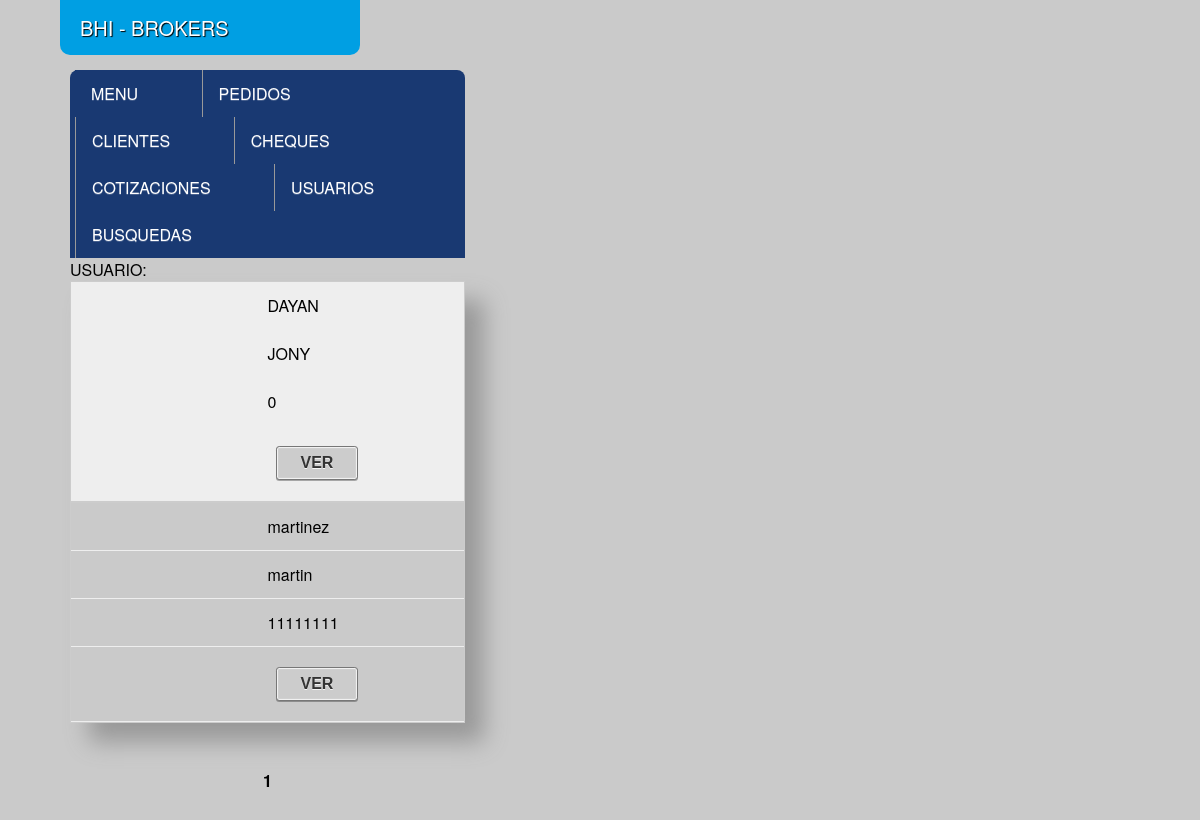
The app's page /cliente.php with its own data.
### tables this page shows
CREATE TABLE IF NOT EXISTS `clientes` (
  `cod_cli` int(11) NOT NULL AUTO_INCREMENT,
  `ape_cli` char(40) NOT NULL,
  `nom_cli` char(40) NOT NULL,
  `dni` int(8) NOT NULL,
  `cuil` int(11) NOT NULL,
  `dir_per` char(80) NOT NULL,
  `tel_per` int(20) NOT NULL,
  `tel_movil` int(24) NOT NULL,
  `cp_per` char(40) NOT NULL,
  `cuil_empre` int(11) NOT NULL,
  `dir_empre` char(150) NOT NULL,
  `tel_empre` int(20) NOT NULL,
  `cp_empre` char(40) NOT NULL,
  `int_empre` int(8) NOT NULL,
  PRIMARY KEY (`cod_cli`)
);

### funciones.inc.php (called while the page is built, shortened)
<?php
function conecto()
{
   	$SERVER		="127.0.0.1";
	$USER 		= "root";
	$PASS 		= "m1s3r3r3";
	$DATABASE	= "bhi_db";
	if ($db = mysqli_connect($SERVER, $USER, $PASS, $DATABASE))
	{
	}else{
		echo $Xa = "Error: (" . mysql_errno() . ") " . mysql_error().")";
	}
		return $db;
}
?>

### cliente.php (the view, shortened to what this page needs)
<?php
require_once("funciones.inc.php");
 $Xnombre ="";
 $criterio = " true ";
 $TAMANO_PAGINA = 20;
 $pagina = $_GET['pagina'];
 if (!$pagina){
 	$sqla = "select count(*) as canti from clientes where ".$criterio." ";
	$ra   = mysqli_query(conecto(),$sqla);
     $arrx = mysqli_fetch_array($ra);
     $cantidad = $arrx['canti'];
     $inicio = 0;
     $pagina = 1;
     }
    else
    {
     $cantidad = $_SESSION['canti'];
     $inicio = ($pagina-1) * $TAMANO_PAGINA;
    }
  $criterio.=" order by ape_cli LIMIT ".$TAMANO_PAGINA." OFFSET  ".$inicio." ";
  $sqlc = "select * from clientes where ".$criterio." ";
  $total_paginas = ceil($cantidad/$TAMANO_PAGINA);
    $dbc  = conecto();
		$rc   = mysqli_query($dbc, $sqlc);
?>
<!DOCTYPE html>
<html>
 <head>
	<link rel="stylesheet" href="css/style.css">
    <link rel="stylesheet" type="text/css" href="css/slimmenu.css">
 </head>
<body>
	<div class="logo">BHI - BROKERS</div>
	<div id="page-wrap">
    <?php include 'menu.php'; ?>
    <form id="form1" name="form1" method="post">
	<p>USUARIO: <?php echo $Xnombre; ?></p>
    <table class="sombra">
		<tbody>
        <?php
			while ($arr = mysqli_fetch_array($rc))
			{
		 ?>
		<tr>
			<td><?php echo $ape_cli = trim($arr['ape_cli']);?></td>
			<td><?php echo $nom_cli = trim($arr['nom_cli']);?></td>
			<td><?php echo $dni = trim($arr['dni']);?></td>
            <td><?php $cod_cli = trim($arr['cod_cli']);?>
            <a href="<?php echo "nuevocliente.php?cod_cli=".$cod_cli; ?>"><input name="BTNir" type="button" class="button" id="BTNir" value=" VER "></a></td>
		</tr>
        <?php
			}
 		 ?>
		</tbody>
	</table>
    <br>
    <br>
    <div align="center">
    <?php
            for ($i=1;$i<=$total_paginas;$i++){
            	if($pagina == $i){
                	echo "<b> ".$pagina."</b>";
                }else{
                	echo " <a href=cliente.php?pagina=$i>$i</a>";
                }
            }
     ?>
     </form>
    </div>
</body>
</html>

### css/style.css (style rules this page uses)
* { margin: 0; padding: 0; }
a:link { text-decoration:none; color: red; }
body { background: #cacaca; margin: 0; padding: 20px; font-family: "HelveticaNeue-Light", "Helvetica Neue Light", "Helvetica Neue", Helvetica, Arial, "Lucida Grande", sans-serif; font-weight: 300; }
.logo { display: block; top: 0px; position: absolute; left: 5%; width:300px; font-size:20px; background: #009FE3; height: 55px; padding-left: 20px; color: #FFF; line-height: 55px; text-shadow: 1px 1px 1px rgba(0,0,0,1); box-sizing: border-box; border-radius: 0px 0px 10px 10px; -moz-border-radius: 0px 0px 10px 10px; -webkit-border-radius: 0px 0px 10px 10px; border: 0px solid #000000; }
#page-wrap { margin: 50px; }
table { width: 100%; border-collapse: collapse; }
tr:nth-of-type(odd) { background: #eee; }
td, th { padding: 12px 12px; border: 1px solid #ccc; text-align: left; }
@media only screen and (max-width: 760px),
	(min-device-width: 768px) and (max-device-width: 1024px) { table, thead, tbody, th, td, tr { display: block; } }
@media only screen and (max-width: 760px),
	(min-device-width: 768px) and (max-device-width: 1024px) { tr { border: 1px solid #ccc; } }
@media only screen and (max-width: 760px),
	(min-device-width: 768px) and (max-device-width: 1024px) { td { border: none; border-bottom: 1px solid #eee; position: relative; padding-left: 50%; } }
@media only screen and (max-width: 760px),
	(min-device-width: 768px) and (max-device-width: 1024px) { td:before { position: absolute; top: 6px; left: 6px; width: 45%; padding-right: 10px; white-space: nowrap; } }
@media only screen and (min-device-width: 768px) and (max-device-width: 1024px) { body { width: 495px; } }
.button, .bt_plus_plus { display: inline-block; white-space: nowrap; background-color: #ccc; background-image: linear-gradient(top, #eee, #ccc); filter: progid:DXImageTransform.Microsoft.gradient(startColorStr='#eeeeee', EndColorStr='#cccccc'); border: 1px solid #777; padding: 0 1.5em; margin: 0.5em; font: bold 1em/2em Arial, Helvetica; text-decoration: none; color: #333; text-shadow: 0 1px 0 rgba(255,255,255,.8); border-radius: .2em; box-shadow: 0 0 1px 1px rgba(255,255,255,.8) inset, 0 1px 0 rgba(0,0,0,.3); }
.button:before { background: #ccc; background: rgba(0,0,0,.1); float: left; width: 1em; text-align: center; font-size: 1.5em; margin: 0 1em 0 -1em; padding: 0 .2em; box-shadow: 1px 0 0 rgba(0,0,0,.5), 2px 0 0 rgba(255,255,255,.5); border-radius: .15em 0 0 .15em; pointer-events: none; }
.sombra { box-shadow: 19px 19px 22px #999; -webkit-box-shadow: 19px 19px 22px #999; -moz-box-shadow: 18px 18px 23px #999; filter: progid:DXImageTransform.Microsoft.Shadow(color='#666666', Direction=135, Strength=4); }

### css/slimmenu.css (style rules this page uses)
a, a:active { text-decoration: none }

### records on screen
clientes: ape_cli "DAYAN", nom_cli "JONY", dni "0"
clientes: ape_cli "martinez", nom_cli "martin", dni "11111111"
